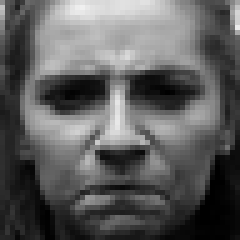
#> input picture Assignment1/ck+Dataset/anger/S014_003_00000028.png, 48 x 48 px, given as the content of the folder ../Data/CK+_Updated/train, which was not available (shown 5 times larger)
$ jupyter execute --allow-errors AI_LabSheet_15_TL.ipynb
#> lines starting #> are read from the running program, lines starting #| are printed output that depends on the picture; pictures that were not available may be replaced by others from this repository, and a replacement may not be noted
#> in preprocess_data_generator, img is the input picture: shape (48, 48, 3); min 0, max 240, mean 93
[cell 1]
import cv2
import numpy as np
import tensorflow as tf
from tensorflow import keras
from tensorflow.keras.models import Model
from tensorflow.keras.layers import Dense, Flatten, Dropout
from tensorflow.keras.preprocessing.image import ImageDataGenerator
import matplotlib.pyplot as plt
from tensorflow.keras.applications import VGG16
import os
from sklearn.metrics import confusion_matrix
import seaborn as sns

[cell 2]
face_cascade = cv2.CascadeClassifier('../Data/haarcascade_frontalface_default.xml')

[cell 3]
def detect_face(image):
    gray = cv2.cvtColor(image, cv2.COLOR_BGR2GRAY)
    faces = face_cascade.detectMultiScale(gray, scaleFactor=1.1, minNeighbors=5, minSize=(30, 30))
#> faces = [[2, 3, 42, 42]]

    if len(faces) == 0:
        return None

    # Assuming the first detected face is the main one
    x, y, w, h = faces[0]
#> x = 2; y = 3; w = 42; h = 42
    face = image[y:y+h, x:x+w]
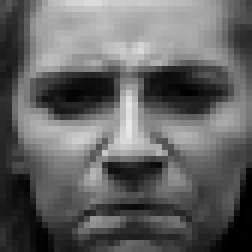
#> face: shape (42, 42, 3) (shown 6 times larger); min 0, max 232, mean 99.6
    face = cv2.resize(face, (224, 224)) # Resize face to the size expected by VGG16
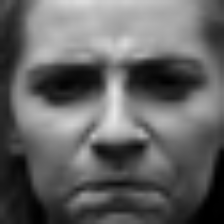
#> face: shape (224, 224, 3); min 0, max 231, mean 99.4
    return face

[cell 4]
# Define dataset paths
train_dir = '../Data/CK+_Updated/train'
test_dir = '../Data/CK+_Updated/test'

#> (the rest of this cell did not finish here and is left out)

[cell 5]
# Load the data with ImageDataGenerator (but modify images to detect faces first)
def preprocess_data_generator(directory, batch_size=32, is_test=False):

    image_files = [f for f in os.listdir(directory) if f.endswith('.jpg') or f.endswith('.png')]
    images = []
    labels = []

    for file in image_files:
        image_path = os.path.join(directory, file)
        print(image_path)
        img = cv2.imread(image_path)

        # Detect face from the image
        face = detect_face(img)

        if face is not None:
            # Resize the face image and normalize it (VGG16 input size is 224*244)
            face = np.expand_dims(face, axis=0) # Add batch dimension
            face = np.array(face) # Convert to numpy array

            # Get corresponding label (assuming label is part of filename, modify as needed)
            label = int(file.split('_')[0])

            images.append(face)
            labels.append(label)

    images = np.array(images)
    labels = np.array(labels)

    # Convert to categorical labels
    labels = keras.utils.to_categorical(labels, num_classes=6)

    return images, labels

[cell 6]
def get_path(directory):
    print(directory)
    image_files = [f for f in os.listdir(directory) if f.endswith('.jpg') or f.endswith('.png')]
    print(image_files.__len__())
    counter = 0
    for file in image_files:
        image_path = os.path.join(directory, file)
        print(image_path)

        if counter > 10:
            break

        counter += 1

[cell 7]
get_path(train_dir)
get_path(test_dir)

#> (a cell that did not finish here is left out)

#> (a cell that did not finish here is left out)

#> (a cell that did not finish here is left out)

#> (a cell that did not finish here is left out)

#> (a cell that did not finish here is left out)

[cell 13]
plt.figure(figsize=(12, 4))

plt.subplot(1, 2, 1)
#> (the rest of this cell did not finish here and is left out)

[cell 14]
from sklearn.metrics import confusion_matrix, ConfusionMatrixDisplay
import numpy as np
import matplotlib.pyplot as plt

#> (the rest of this cell did not finish here and is left out)

[cell 15]
import cv2
import numpy as np
import matplotlib.pyplot as plt

# 1. Update dimensions to match VGG16 requirements
img_height, img_width = 224, 224

# 2. Update labels to match your directory structure/labels
# Ensure these match the alphabetical order of your subfolders or eval_test_generator.class_indices
expressions = ['anger', 'fear', 'happy', 'neutral', 'sadness', 'surprise']

# Load the face detector
face_cascade = cv2.CascadeClassifier(cv2.data.haarcascades + 'haarcascade_frontalface_default.xml')

# 3. Updated Preprocessing for VGG16
def preprocess_face(face_bgr):
    # VGG16 expects 3 channels (RGB). OpenCV reads in BGR, so we convert.
    face_rgb = cv2.cvtColor(face_bgr, cv2.COLOR_BGR2RGB)
    face_resized = cv2.resize(face_rgb, (img_height, img_width))

    # Normalize pixel values (to 0-1) to match your ImageDataGenerator(rescale=1./255)
    face_normalized = face_resized.astype("float32") / 255.0

    # Add batch dimension: (1, 224, 224, 3)
    face_batch = np.expand_dims(face_normalized, axis=0)
    return face_batch

# Path to the test image
#img_path = '../Data/assignment/CK_dataset/happy/20251201_195833.jpg'
img_path = '../Data/assignment/CK_dataset/neutral/20251201_200909.jpg'

# Read the original image
original_img = cv2.imread(img_path)
if original_img is None:
    print(f"Error: Could not load image at {img_path}")
else:
    # Face detection works best on grayscale, but prediction needs color
    gray_img = cv2.cvtColor(original_img, cv2.COLOR_BGR2GRAY)
    faces = face_cascade.detectMultiScale(gray_img, scaleFactor=1.3, minNeighbors=5)
#> faces = ()

    face_detected_img = original_img.copy()
    final_img = original_img.copy()

    for (x, y, w, h) in faces:
        # Extract face ROI in color (BGR)
        face_roi = original_img[y:y+h, x:x+w]

        # Preprocess for VGG16 (resizes to 224, converts to RGB, normalizes)
        processed_face = preprocess_face(face_roi)

        # Get prediction
        prediction = model.predict(processed_face)
        predicted_class = np.argmax(prediction, axis=1)
        predicted_emotion = expressions[predicted_class[0]]
        confidence = np.max(prediction) * 100

        # Draw bounding boxes
        cv2.rectangle(face_detected_img, (x, y), (x + w, y + h), (255, 0, 0), 2)
        cv2.rectangle(final_img, (x, y), (x + w, y + h), (0, 255, 0), 2)

        # UI Styling
        label = f"{predicted_emotion} ({confidence:.1f}%)"
        font = cv2.FONT_HERSHEY_SIMPLEX
        font_scale = 1.0 # Adjusted scale for 224x224 context
        font_thickness = 2

        (text_width, text_height), _ = cv2.getTextSize(label, font, font_scale, font_thickness)
        cv2.rectangle(final_img, (x, y - text_height - 10), (x + text_width, y), (0, 255, 0), -1)
        cv2.putText(final_img, label, (x, y - 5), font, font_scale, (0, 0, 0), font_thickness)
#> this loop made 0 passes

    # Convert for display
    original_img_rgb = cv2.cvtColor(original_img, cv2.COLOR_BGR2RGB)
    face_detected_img_rgb = cv2.cvtColor(face_detected_img, cv2.COLOR_BGR2RGB)
    final_img_rgb = cv2.cvtColor(final_img, cv2.COLOR_BGR2RGB)

    fig, axes = plt.subplots(1, 3, figsize=(18, 6))
    axes[0].imshow(original_img_rgb)
    axes[0].set_title("Original Image")
    axes[0].axis("off")

    axes[1].imshow(face_detected_img_rgb)
    axes[1].set_title("Detection Only")
    axes[1].axis("off")

    axes[2].imshow(final_img_rgb)
    axes[2].set_title("VGG16 Prediction")
    axes[2].axis("off")

    plt.show()
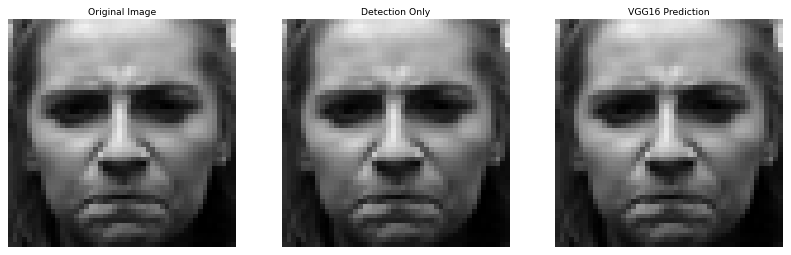
#> figure drawn by matplotlib, 3 panels

$ run again, on Assignment1/ck+Dataset/anger/S117_006_00000008.png
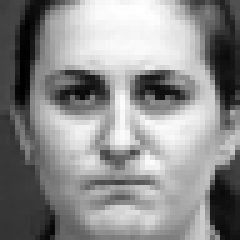
#> input picture Assignment1/ck+Dataset/anger/S117_006_00000008.png, 48 x 48 px, given as the content of the folder ../Data/CK+_Updated/train, which was not available (shown 5 times larger)
#> in preprocess_data_generator, img is the input picture: shape (48, 48, 3); min 0, max 254, mean 141.1
#> in detect_face, `faces = face_cascade.detectMultiScale(gray, scaleFactor=1.1, minNeighb..`: faces = [[4, 4, 40, 40]]
#> x = 4; w = 40
#> in detect_face, `face = cv2.resize(face, (224, 224))`:
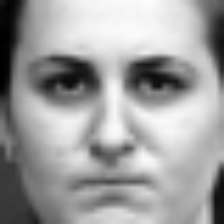
#> face: shape (224, 224, 3); min 0, max 252, mean 159
#> `faces = face_cascade.detectMultiScale(gray_img, scaleFactor=1.3, minNe..`: faces = ()
#> `plt.show()`:
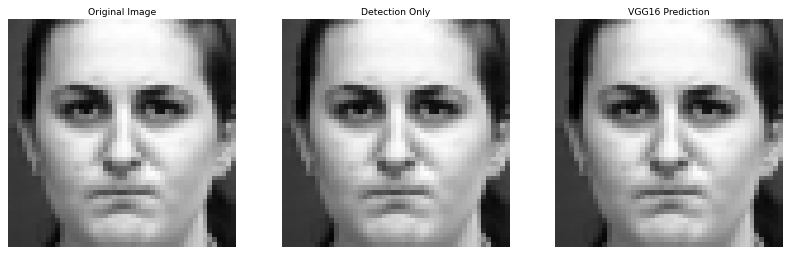
#> figure drawn by matplotlib, 3 panels

$ run again, on Assignment1/ck+Dataset/anger/S119_008_00000017.png
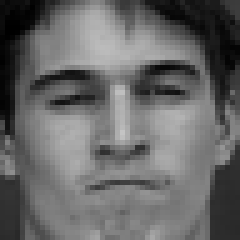
#> input picture Assignment1/ck+Dataset/anger/S119_008_00000017.png, 48 x 48 px, given as the content of the folder ../Data/CK+_Updated/train, which was not available (shown 5 times larger)
#> in preprocess_data_generator, img is the input picture: shape (48, 48, 3); min 0, max 196, mean 103
#> in detect_face, `faces = face_cascade.detectMultiScale(gray, scaleFactor=1.1, minNeighb..`: faces = [[3, 2, 42, 42]]
#> x = 3; y = 2; w = 42
#> in detect_face, `face = cv2.resize(face, (224, 224))`:
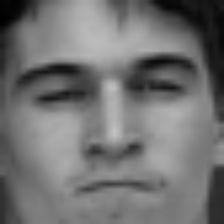
#> face: shape (224, 224, 3); min 0, max 195, mean 113.3
#> `faces = face_cascade.detectMultiScale(gray_img, scaleFactor=1.3, minNe..`: faces = ()
#> `plt.show()`:
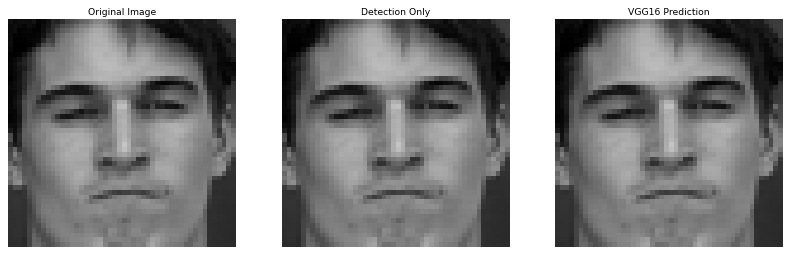
#> figure drawn by matplotlib, 3 panels
